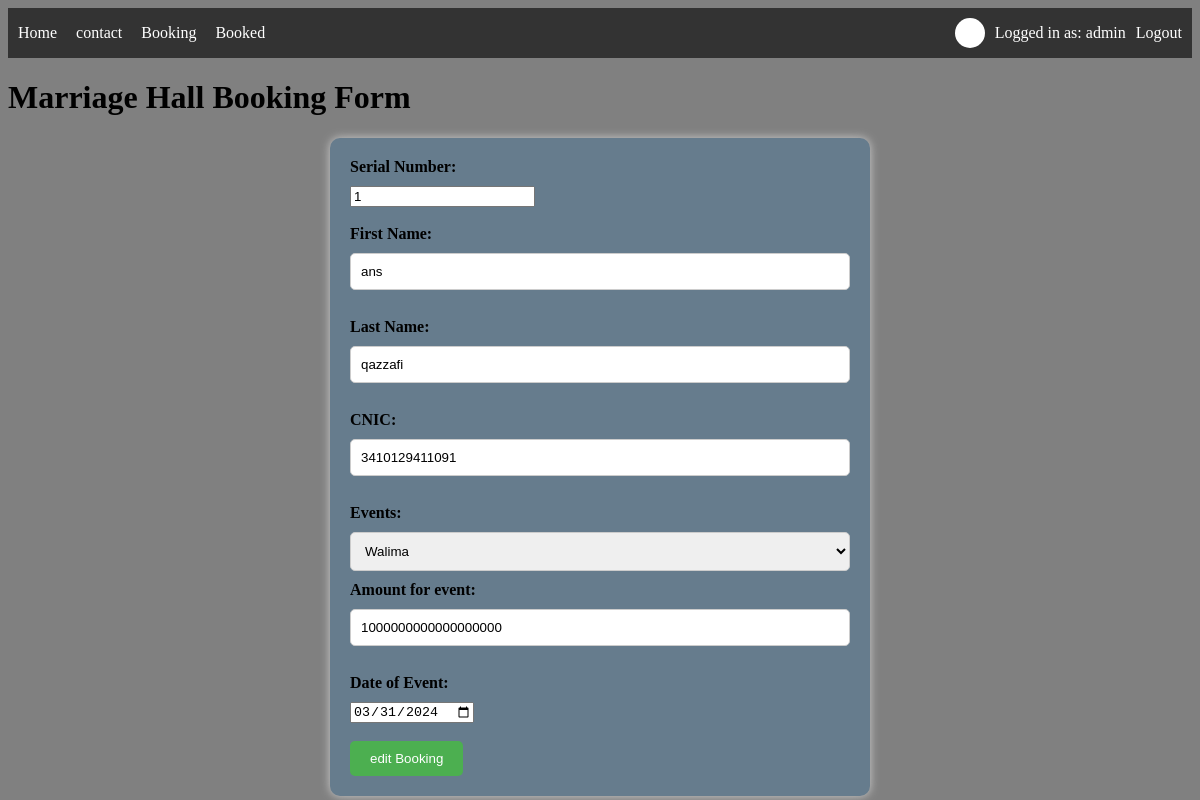
The app's page /edit/1 (signed in) with its own data.
### marriageapp/models.py (models this page shows, shortened)
class Bookingss(models.Model):
    serial_number = models.IntegerField(null = True)
    fname = models.CharField(max_length=50)
    lname = models.CharField(max_length=50)
    cnic = models.CharField(max_length=50)
    events = models.CharField(max_length=50)
    amount = models.CharField(max_length= 50)
    date = models.DateField()

### marriageapp/views.py (the view)
# urls.py: path('edit/<int:serial_number>' , views.edit , name='edit'),
def edit(request , serial_number):
    edits = Bookingss.objects.get(serial_number = serial_number)
    return render(request, "edit.html" , {'edits': edits})

### templates/edit.html (shortened to what this page needs)
{% extends "base.html" %}
{%load static%}
{% block additional_styles %} <link rel="stylesheet" href="{% static "edit.css" %}"> {% endblock additional_styles %}
{% block body %}
<h1>Marriage Hall Booking Form</h1>
    <form action="editrecord/{{edits.serial_number}}" method="post" >
        <label for="serial_number">Serial Number:</label>
        <input type="Number" id="serial_number" name="serial_number" value="{{edits.serial_number}}" readonly><br><br>
        <label for="fname">First Name:</label>
        <input type="text" id="fname" name="fname" value="{{edits.fname}}" required><br><br>
        <label for="lname">Last Name:</label>
        <input type="text" id="lname" name="lname" value="{{edits.lname}}" required><br><br>
        <label for="CNIC">CNIC:</label>
        <input type="text" id="cnic" name="cnic" value="{{edits.cnic}}" required><br><br>
        <label for="events">Events:</label>
        <select name="events" id="dropdownMenu">
            <option value="walima" {% if edits.events == 'walima' %}selected{% endif %}>Walima</option>
        </select>
        <label for="amount">Amount for event:</label>
        <input type="text" id="amount" name="amount" value="{{edits.amount}}" required><br><br>
        <label for="date">Date of Event:</label>
        <input type="date" id="date" name="date" value="{{ edits.date|date:'Y-m-d' }}" required><br><br>
        <input type="submit" value="edit Booking">
    </form>
    {% endblock body %}

### templates/base.html (shortened to what this page needs)
<!DOCTYPE html>
<html lang="en">
<head>
    {% block additional_styles %}{% endblock additional_styles %}
</head>
<body class="boddyy">
<header class="vabar">
    <div class="nav-links">
        <a href="/">Home</a>
        <a href="/contact">contact</a>
        <a href="/booking">Booking</a>
        <a href="/booked-bookings">Booked</a>
    </div>
    <div class="profile">
        <span class="profile-icon"></span>
        <span>Logged in as: {{ request.user }}</span>
        <a href="/logoutUser">Logout</a>
    </div>
</header>
{% block body %}{% endblock body %}
</body>
</html>

### static/edit.css (style rules this page uses)
form { width: 500px; margin: 0 auto; padding: 20px; background-color: #667c8d; border-radius: 10px; box-shadow: 0 0 10px #ccc; }
body { background-color: grey; }
label { display: block; margin-bottom: 10px; font-weight: bold; }
input[type="text"], select { width: 100%; padding: 10px; border: 1px solid #ccc; border-radius: 5px; box-sizing: border-box; margin-bottom: 10px; }
input[type="submit"] { background-color: #4caf50; color: white; padding: 10px 20px; border: none; border-radius: 5px; cursor: pointer; }

### templates/base.html (style rules this page uses)
.vabar { background-color: #333; color: white; padding: 10px; display: flex; justify-content: space-between; align-items: center; }
.nav-links a { color: white; text-decoration: none; margin-right: 15px; }
.profile { display: flex; align-items: center; }
.profile-icon { width: 30px; height: 30px; background-color: #fff; margin-right: 10px; border-radius: 50%; }
.profile a { color: white; text-decoration: none; margin-left: 10px; }

### records on screen
Bookingss: serial_number "1", fname "ans", lname "qazzafi", cnic "3410129411091", events "Walima", amount "1000000000000000000", date "03/31/2024"

### other values on screen
{{ request.user }} "admin"
